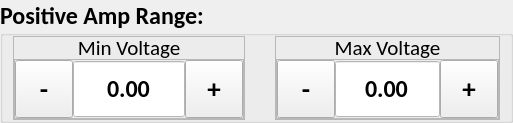
             <widget class="QGroupBox" name="slp_volt_ramp_adjustment_gb_6">
              <property name="minimumSize">
               <size>
                <width>0</width>
                <height>112</height>
               </size>
              </property>
              <property name="font">
               <font>
                <family>Calibri</family>
                <pointsize>18</pointsize>
                <weight>75</weight>
                <bold>true</bold>
               </font>
              </property>
              <property name="title">
               <string>Positive Amp Range:</string>
              </property>
              <layout class="QHBoxLayout" name="horizontalLayout_33">
               <property name="spacing">
                <number>30</number>
               </property>
               <property name="leftMargin">
                <number>10</number>
               </property>
               <property name="topMargin">
                <number>0</number>
               </property>
               <property name="rightMargin">
                <number>10</number>
               </property>
               <property name="bottomMargin">
                <number>0</number>
               </property>
               <item>
                <widget class="QFrame" name="slp_min_frame_7">
                 <property name="maximumSize">
                  <size>
                   <width>1000</width>
                   <height>1000</height>
                  </size>
                 </property>
                 <property name="frameShape">
                  <enum>QFrame::StyledPanel</enum>
                 </property>
                 <property name="frameShadow">
                  <enum>QFrame::Raised</enum>
                 </property>
                 <layout class="QVBoxLayout" name="verticalLayout_21">
                  <property name="spacing">
                   <number>0</number>
                  </property>
                  <property name="leftMargin">
                   <number>0</number>
                  </property>
                  <property name="topMargin">
                   <number>0</number>
                  </property>
                  <property name="rightMargin">
                   <number>0</number>
                  </property>
                  <property name="bottomMargin">
                   <number>0</number>
                  </property>
                  <item>
                   <widget class="QLabel" name="slp_min_label_7">
                    <property name="minimumSize">
                     <size>
                      <width>40</width>
                      <height>22</height>
                     </size>
                    </property>
                    <property name="maximumSize">
                     <size>
                      <width>1000</width>
                      <height>22</height>
                     </size>
                    </property>
                    <property name="font">
                     <font>
                      <family>Calibri</family>
                      <pointsize>16</pointsize>
                      <weight>50</weight>
                      <bold>false</bold>
                     </font>
                    </property>
                    <property name="text">
                     <string>Min Voltage</string>
                    </property>
                    <property name="alignment">
                     <set>Qt::AlignCenter</set>
                    </property>
                   </widget>
                  </item>
                  <item>
                   <widget class="QFrame" name="frame_16">
                    <property name="minimumSize">
                     <size>
                      <width>0</width>
                      <height>58</height>
                     </size>
                    </property>
                    <property name="frameShape">
                     <enum>QFrame::StyledPanel</enum>
                    </property>
                    <property name="frameShadow">
                     <enum>QFrame::Raised</enum>
                    </property>
                    <layout class="QHBoxLayout" name="horizontalLayout_34">
                     <property name="spacing">
                      <number>0</number>
                     </property>
                     <property name="leftMargin">
                      <number>0</number>
                     </property>
                     <property name="topMargin">
                      <number>0</number>
                     </property>
                     <property name="rightMargin">
                      <number>0</number>
                     </property>
                     <property name="bottomMargin">
                      <number>0</number>
                     </property>
                     <item>
                      <widget class="QToolButton" name="slp_volt_ramp_min_minus_7">
                       <property name="minimumSize">
                        <size>
                         <width>58</width>
                         <height>58</height>
                        </size>
                       </property>
                       <property name="maximumSize">
                        <size>
                         <width>58</width>
                         <height>58</height>
                        </size>
                       </property>
                       <property name="font">
                        <font>
                         <pointsize>20</pointsize>
                         <weight>75</weight>
                         <bold>true</bold>
                        </font>
                       </property>
                       <property name="text">
                        <string>-</string>
                       </property>
                      </widget>
                     </item>
                     <item>
                      <widget class="QDoubleSpinBox" name="slp_volt_ramp_min_input_7">
                       <property name="minimumSize">
                        <size>
                         <width>0</width>
                         <height>0</height>
                        </size>
                       </property>
                       <property name="maximumSize">
                        <size>
                         <width>1000</width>
                         <height>58</height>
                        </size>
                       </property>
                       <property name="font">
                        <font>
                         <family>Calibri</family>
                         <pointsize>18</pointsize>
                        </font>
                       </property>
                       <property name="layoutDirection">
                        <enum>Qt::LeftToRight</enum>
                       </property>
                       <property name="styleSheet">
                        <string notr="true">QDoubleSpinBox {
	background-color: #FFFFFF;
}</string>
                       </property>
                       <property name="alignment">
                        <set>Qt::AlignCenter</set>
                       </property>
                       <property name="readOnly">
                        <bool>true</bool>
                       </property>
                       <property name="buttonSymbols">
                        <enum>QAbstractSpinBox::NoButtons</enum>
                       </property>
                       <property name="correctionMode">
                        <enum>QAbstractSpinBox::CorrectToPreviousValue</enum>
                       </property>
                       <property name="showGroupSeparator" stdset="0">
                        <bool>false</bool>
                       </property>
                       <property name="minimum">
                        <double>-10000.000000000000000</double>
                       </property>
                       <property name="maximum">
                        <double>10000.000000000000000</double>
                       </property>
                      </widget>
                     </item>
                     <item>
                      <widget class="QToolButton" name="slp_volt_ramp_min_plus_7">
                       <property name="minimumSize">
                        <size>
                         <width>58</width>
                         <height>58</height>
                        </size>
                       </property>
                       <property name="maximumSize">
                        <size>
                         <width>16777215</width>
                         <height>58</height>
                        </size>
                       </property>
                       <property name="font">
                        <font>
                         <pointsize>20</pointsize>
                         <weight>75</weight>
                         <bold>true</bold>
                        </font>
                       </property>
                       <property name="focusPolicy">
                        <enum>Qt::NoFocus</enum>
                       </property>
                       <property name="text">
                        <string>+</string>
                       </property>
                      </widget>
                     </item>
                    </layout>
                   </widget>
                  </item>
                 </layout>
                </widget>
               </item>
               <item>
                <widget class="QFrame" name="slp_max_frame_7">
                 <property name="minimumSize">
                  <size>
                   <width>0</width>
                   <height>0</height>
                  </size>
                 </property>
                 <property name="maximumSize">
                  <size>
                   <width>1000</width>
                   <height>1000</height>
                  </size>
                 </property>
                 <property name="frameShape">
                  <enum>QFrame::StyledPanel</enum>
                 </property>
                 <property name="frameShadow">
                  <enum>QFrame::Raised</enum>
                 </property>
                 <layout class="QVBoxLayout" name="verticalLayout_22">
                  <property name="spacing">
                   <number>0</number>
                  </property>
                  <property name="leftMargin">
                   <number>0</number>
                  </property>
                  <property name="topMargin">
                   <number>0</number>
                  </property>
                  <property name="rightMargin">
                   <number>0</number>
                  </property>
                  <property name="bottomMargin">
                   <number>0</number>
                  </property>
                  <item>
                   <widget class="QLabel" name="slp_max_label_7">
                    <property name="minimumSize">
                     <size>
                      <width>42</width>
                      <height>22</height>
                     </size>
                    </property>
                    <property name="maximumSize">
                     <size>
                      <width>1000</width>
                      <height>22</height>
                     </size>
                    </property>
                    <property name="font">
                     <font>
                      <family>Calibri</family>
                      <pointsize>16</pointsize>
                      <weight>50</weight>
                      <bold>false</bold>
                     </font>
                    </property>
                    <property name="text">
                     <string>Max Voltage</string>
                    </property>
                    <property name="alignment">
                     <set>Qt::AlignCenter</set>
                    </property>
                   </widget>
                  </item>
                  <item>
                   <widget class="QFrame" name="frame_17">
                    <property name="frameShape">
                     <enum>QFrame::StyledPanel</enum>
                    </property>
                    <property name="frameShadow">
                     <enum>QFrame::Raised</enum>
                    </property>
                    <layout class="QHBoxLayout" name="horizontalLayout_35">
                     <property name="spacing">
                      <number>0</number>
                     </property>
                     <property name="leftMargin">
                      <number>0</number>
                     </property>
                     <property name="topMargin">
                      <number>0</number>
                     </property>
                     <property name="rightMargin">
                      <number>0</number>
                     </property>
                     <property name="bottomMargin">
                      <number>0</number>
                     </property>
                     <item>
                      <widget class="QToolButton" name="slp_volt_ramp_max_minus_7">
                       <property name="minimumSize">
                        <size>
                         <width>58</width>
                         <height>58</height>
                        </size>
                       </property>
                       <property name="maximumSize">
                        <size>
                         <width>58</width>
                         <height>58</height>
                        </size>
                       </property>
                       <property name="font">
                        <font>
                         <pointsize>20</pointsize>
                         <weight>75</weight>
                         <bold>true</bold>
                        </font>
                       </property>
                       <property name="text">
                        <string>-</string>
                       </property>
                      </widget>
                     </item>
                     <item>
                      <widget class="QDoubleSpinBox" name="slp_volt_rampt_max_input_7">
                       <property name="minimumSize">
                        <size>
                         <width>0</width>
                         <height>0</height>
                        </size>
                       </property>
                       <property name="maximumSize">
                        <size>
                         <width>1000</width>
                         <height>58</height>
                        </size>
                       </property>
                       <property name="font">
                        <font>
                         <family>Calibri</family>
                         <pointsize>18</pointsize>
                        </font>
                       </property>
                       <property name="layoutDirection">
                        <enum>Qt::LeftToRight</enum>
                       </property>
                       <property name="styleSheet">
                        <string notr="true">QDoubleSpinBox {
	background-color: #FFFFFF;
}</string>
                       </property>
                       <property name="alignment">
                        <set>Qt::AlignCenter</set>
                       </property>
                       <property name="readOnly">
                        <bool>true</bool>
                       </property>
                       <property name="buttonSymbols">
                        <enum>QAbstractSpinBox::NoButtons</enum>
                       </property>
                       <property name="correctionMode">
                        <enum>QAbstractSpinBox::CorrectToPreviousValue</enum>
                       </property>
                       <property name="showGroupSeparator" stdset="0">
                        <bool>false</bool>
                       </property>
                       <property name="maximum">
                        <double>10000.000000000000000</double>
                       </property>
                      </widget>
                     </item>
                     <item>
                      <widget class="QToolButton" name="slp_volt_ramp_max_plus_7">
                       <property name="minimumSize">
                        <size>
                         <width>58</width>
                         <height>58</height>
                        </size>
                       </property>
                       <property name="maximumSize">
                        <size>
                         <width>16777215</width>
                         <height>58</height>
                        </size>
                       </property>
                       <property name="font">
                        <font>
                         <pointsize>20</pointsize>
                         <weight>75</weight>
                         <bold>true</bold>
                        </font>
                       </property>
                       <property name="focusPolicy">
                        <enum>Qt::NoFocus</enum>
                       </property>
                       <property name="text">
                        <string>+</string>
                       </property>
                      </widget>
                     </item>
                    </layout>
                   </widget>
                  </item>
                 </layout>
                </widget>
               </item>
              </layout>
             </widget>
